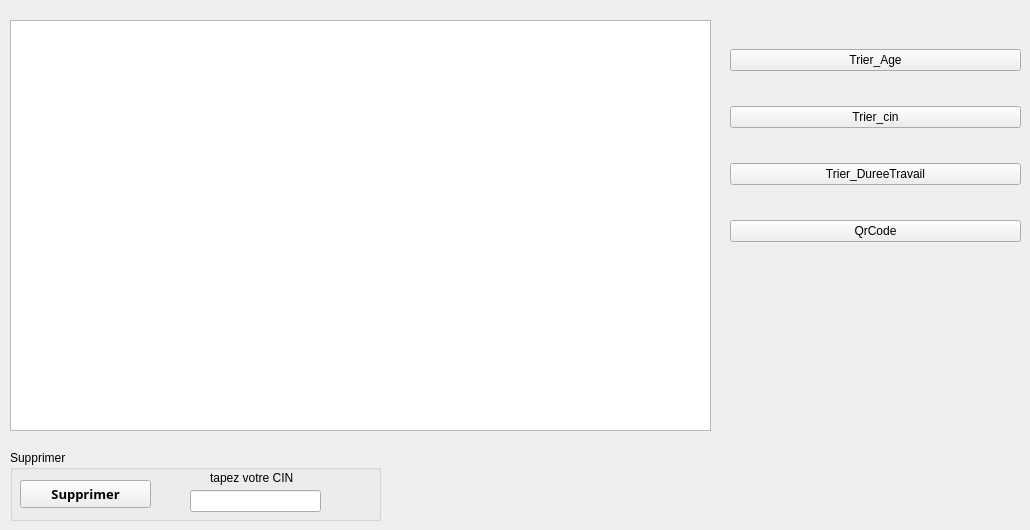
          <widget class="QWidget" name="tab_6">
           <attribute name="title">
            <string>Consulter Personnel</string>
           </attribute>
           <widget class="QTableView" name="tab_personnel">
            <property name="geometry">
             <rect>
              <x>10</x>
              <y>20</y>
              <width>701</width>
              <height>411</height>
             </rect>
            </property>
           </widget>
           <widget class="QLabel" name="qrcodecommande_2">
            <property name="geometry">
             <rect>
              <x>750</x>
              <y>300</y>
              <width>241</width>
              <height>191</height>
             </rect>
            </property>
            <property name="font">
             <font>
              <family>Sitka Display</family>
              <pointsize>9</pointsize>
              <weight>75</weight>
              <bold>true</bold>
             </font>
            </property>
            <property name="text">
             <string/>
            </property>
           </widget>
           <widget class="QWidget" name="verticalLayoutWidget_5">
            <property name="geometry">
             <rect>
              <x>730</x>
              <y>20</y>
              <width>291</width>
              <height>251</height>
             </rect>
            </property>
            <layout class="QVBoxLayout" name="verticalLayout_6">
             <item>
              <widget class="QPushButton" name="trier_age">
               <property name="styleSheet">
                <string notr="true"/>
               </property>
               <property name="text">
                <string>Trier_Age</string>
               </property>
               <property name="icon">
                <iconset resource="img.qrc">
                 <normaloff>:/trie.png</normaloff>:/trie.png</iconset>
               </property>
               <property name="iconSize">
                <size>
                 <width>40</width>
                 <height>20</height>
                </size>
               </property>
              </widget>
             </item>
             <item>
              <widget class="QPushButton" name="p_trier">
               <property name="styleSheet">
                <string notr="true"/>
               </property>
               <property name="text">
                <string>Trier_cin</string>
               </property>
               <property name="icon">
                <iconset resource="img.qrc">
                 <normaloff>:/trie.png</normaloff>:/trie.png</iconset>
               </property>
               <property name="iconSize">
                <size>
                 <width>40</width>
                 <height>20</height>
                </size>
               </property>
              </widget>
             </item>
             <item>
              <widget class="QPushButton" name="trie_dureeTravail">
               <property name="styleSheet">
                <string notr="true"/>
               </property>
               <property name="text">
                <string>Trier_DureeTravail</string>
               </property>
               <property name="icon">
                <iconset resource="img.qrc">
                 <normaloff>:/trie.png</normaloff>:/trie.png</iconset>
               </property>
               <property name="iconSize">
                <size>
                 <width>40</width>
                 <height>20</height>
                </size>
               </property>
              </widget>
             </item>
             <item>
              <widget class="QPushButton" name="qrcodegen_2">
               <property name="styleSheet">
                <string notr="true"/>
               </property>
               <property name="text">
                <string>QrCode</string>
               </property>
               <property name="iconSize">
                <size>
                 <width>40</width>
                 <height>20</height>
                </size>
               </property>
              </widget>
             </item>
            </layout>
           </widget>
           <widget class="QGroupBox" name="groupBox_5">
            <property name="geometry">
             <rect>
              <x>10</x>
              <y>450</y>
              <width>371</width>
              <height>71</height>
             </rect>
            </property>
            <property name="title">
             <string>Supprimer</string>
            </property>
            <widget class="QPushButton" name="Supprimer">
             <property name="geometry">
              <rect>
               <x>10</x>
               <y>30</y>
               <width>131</width>
               <height>28</height>
              </rect>
             </property>
             <property name="font">
              <font>
               <family>Sitka Display</family>
               <pointsize>10</pointsize>
               <weight>75</weight>
               <bold>true</bold>
              </font>
             </property>
             <property name="styleSheet">
              <string notr="true"/>
             </property>
             <property name="text">
              <string>Supprimer</string>
             </property>
             <property name="icon">
              <iconset resource="img.qrc">
               <normaloff>:/supprimer.png</normaloff>:/supprimer.png</iconset>
             </property>
             <property name="iconSize">
              <size>
               <width>20</width>
               <height>20</height>
              </size>
             </property>
            </widget>
            <widget class="QLabel" name="label_58">
             <property name="geometry">
              <rect>
               <x>200</x>
               <y>20</y>
               <width>161</width>
               <height>16</height>
              </rect>
             </property>
             <property name="text">
              <string>tapez votre CIN</string>
             </property>
            </widget>
            <widget class="QLineEdit" name="L_cin_supp">
             <property name="geometry">
              <rect>
               <x>180</x>
               <y>40</y>
               <width>131</width>
               <height>22</height>
              </rect>
             </property>
            </widget>
           </widget>
          </widget>
